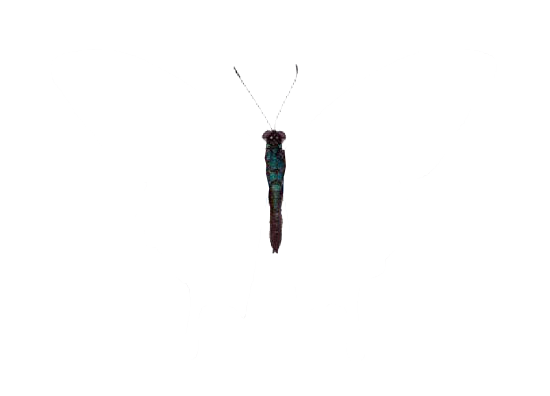
#> input picture tools/particle/src/蝴蝶-中.png, 550 x 396 px; its folder holds 3 pictures in this run
$ python make_butterfly_burst.py
#> lines starting #> are read from the running program, lines starting #| are printed output that depends on the picture
# -*- coding: utf-8 -*-
"""按设计图（金色蝴蝶攻击特效）生成所需粒子素材：

  蝴蝶 4 帧（32×32，2×2 图集 64×64）：
    帧0 完全展开 / 帧1 轻微收拢 / 帧2 翅膀合拢 / 帧3 重新展开
    素材仍用 AE 的三层（身体中轴 / 左翼 / 右翼），角度取 [0, 18, 38, 18]。

  星光（star）/ 光环（ring）/ 光点（dot）：程序化生成，加色混合用（透明底）。

输出：
  assets/galboss/textures/particle/butterfly_burst.png   (64×64)
  assets/galboss/textures/particle/burst_star.png        (48×48)
  assets/galboss/textures/particle/burst_ring.png        (64×64)
  assets/galboss/textures/particle/burst_dot.png         (32×32)
  预览：tools/particle/_preview/burst_*.png
"""
import os, math
from PIL import Image, ImageFilter, ImageChops

HERE = os.path.dirname(os.path.abspath(__file__))
SRC = os.path.join(HERE, 'src')
OUT = os.path.abspath(os.path.join(HERE, '..', '..', 'src', 'main', 'resources', 'assets', 'galboss', 'textures', 'particle'))
PREV = os.path.join(HERE, '_preview')

FRAME = 32
GOLD = [(168, 118, 44), (198, 142, 62), (224, 166, 84), (240, 190, 108), (250, 214, 138), (255, 236, 180), (255, 250, 224)]


def ramp(t):
    t = max(0.0, min(1.0, t))
    x = t * (len(GOLD) - 1)
    i = int(x)
    if i >= len(GOLD) - 1:
        return GOLD[-1]
    f = x - i
    a, b = GOLD[i], GOLD[i + 1]
    return tuple(int(round(a[k] + (b[k] - a[k]) * f)) for k in range(3))


def load_cutout(name):
#> called with name = '蝴蝶-中.png'
    im = Image.open(os.path.join(SRC, name)).convert('RGBA')
#> im is the input picture: PIL image 550x396 RGBA; mean R, G, B, A 188.3, 197.6, 212.2, 2.3
    px = im.load()
    for y in range(im.height):
        for x in range(im.width):
            r, g, b, a = px[x, y]
            mx, mn = max(r, g, b), min(r, g, b)
            sat = mx - mn
            if mx > 228 and sat < 26:
                px[x, y] = (0, 0, 0, 0)
            elif mx > 205 and sat < 40:
                k = (mx - 205) / 51.0
                px[x, y] = (r, g, b, int(a * (1.0 - k) * 0.85))
    return im


def goldify(im):
    out = Image.new('RGBA', im.size)
#> out: PIL image 550x396 RGBA; every value is 0
    sp, dp = im.load(), out.load()
    for y in range(im.height):
        for x in range(im.width):
            r, g, b, a = sp[x, y]
            if a == 0:
                continue
            lum = (0.30 * r + 0.59 * g + 0.11 * b) / 255.0
            sat = (max(r, g, b) - min(r, g, b)) / 255.0
            t = lum ** 0.85
            t = (0.62 + 0.36 * t) if sat > 0.28 else (0.34 + 0.56 * t)
            c = ramp(t)
            dp[x, y] = (c[0], c[1], c[2], a)
    return out


def make_butterfly_atlas():
    mid = goldify(load_cutout('蝴蝶-中.png'))
    left = goldify(load_cutout('蝴蝶-左.png'))
#> call 2 of load_cutout, with name = '蝴蝶-左.png'
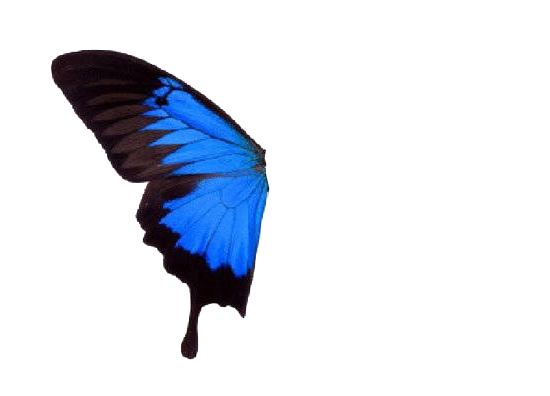
#> input picture tools/particle/src/蝴蝶-左.png, 550 x 396 px
#> in load_cutout, im is the input picture: PIL image 550x396 RGBA; mean R, G, B, A 221.8, 226.1, 234.2, 36.9
#> the loop in goldify (call 2), `for y in range(im.height):` made 396 passes
    right = goldify(load_cutout('蝴蝶-右.png'))
#> call 3 of load_cutout, with name = '蝴蝶-右.png'
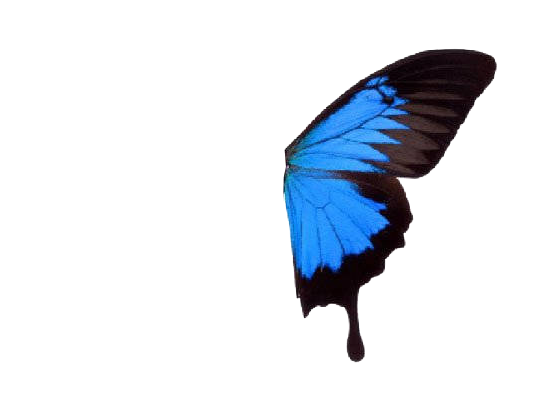
#> input picture tools/particle/src/蝴蝶-右.png, 550 x 396 px
#> in load_cutout, im is the input picture: PIL image 550x396 RGBA; mean R, G, B, A 222.9, 227.9, 234.4, 37.1
    bbox = mid.getbbox()
    px = bbox[0] + (bbox[2] - bbox[0]) * 0.5
    py = bbox[1] + (bbox[3] - bbox[1]) * 0.52

    angles = [0.0, -18.0, -38.0, -18.0]   # 上抬为负
    cells = []
    for ang in angles:
        l = left.rotate(ang, resample=Image.BICUBIC, center=(px, py))
        r = right.rotate(-ang, resample=Image.BICUBIC, center=(px, py))
        c = Image.new('RGBA', mid.size, (0, 0, 0, 0))
        c.alpha_composite(l)
        c.alpha_composite(r)
        c.alpha_composite(mid)
        cells.append(c)
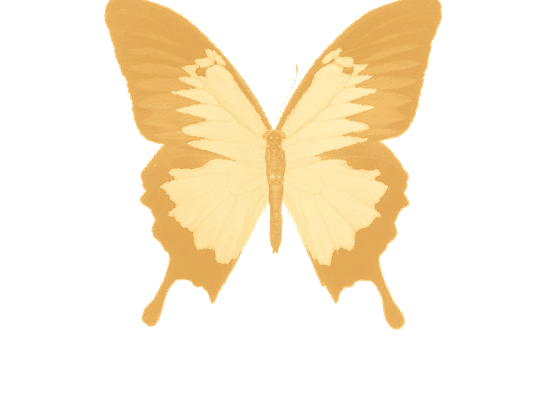
#> c: PIL image 550x396 RGBA; mean R, G, B, A 72.2, 60.2, 38.4, 74; transparent parts drawn white

    # 统一缩放：4 帧取最大包围盒，缩进 32×32（留 2px 边）
    allb = None
    for c in cells:
        b = c.getbbox()
        if b:
            allb = b if allb is None else (min(allb[0], b[0]), min(allb[1], b[1]), max(allb[2], b[2]), max(allb[3], b[3]))
#> this loop made 4 passes
    span = max(allb[2] - allb[0], allb[3] - allb[1])
    scale = (FRAME - 4) / span

    atlas = Image.new('RGBA', (FRAME * 2, FRAME * 2), (0, 0, 0, 0))
#> atlas: PIL image 64x64 RGBA; every value is 0
    for i, c in enumerate(cells):
        sw, sh = int(c.width * scale), int(c.height * scale)
        im2 = c.resize((sw, sh), Image.LANCZOS)
        cx, cy = int(px * scale), int(py * scale)
        cell = Image.new('RGBA', (FRAME, FRAME), (0, 0, 0, 0))
        cell.alpha_composite(im2, (FRAME // 2 - cx, FRAME // 2 - cy))
        atlas.alpha_composite(cell, ((i % 2) * FRAME, (i // 2) * FRAME))
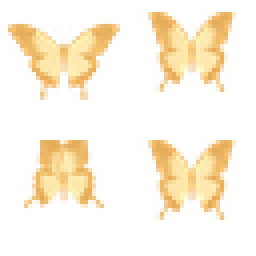
#> atlas: PIL image 64x64 RGBA (shown 4 times larger); mean R, G, B, A 86.2, 70.3, 42, 57.1; transparent parts drawn white
#| butterfly_burst.png (64, 64) 4648 B
    return atlas


def make_star(size=48):
    """4 角星光：长芒 + 短芒 + 中心亮核（加色混合用，RGB 亮金，alpha 由亮度给）。"""
#> called with size = 48
    im = Image.new('RGBA', (size, size), (0, 0, 0, 0))
#> im: PIL image 48x48 RGBA; every value is 0
    px = im.load()
    c = size / 2.0
    for y in range(size):
        for x in range(size):
            dx, dy = (x + 0.5 - c) / c, (y + 0.5 - c) / c
            r = math.hypot(dx, dy)
            ax, ay = abs(dx), abs(dy)
            # 十字长芒（水平/垂直），带一点柔化
            ray = max(0.0, 1.0 - min(ax, ay * 9.0)) * max(0.0, 1.0 - ay) + max(0.0, 1.0 - min(ay, ax * 9.0)) * max(0.0, 1.0 - ax)
            # 斜向短芒
            d1 = abs((dx + dy) / 1.414)
            d2 = abs((dx - dy) / 1.414)
            ray2 = 0.55 * (max(0.0, 1.0 - min(d1, d2 * 11.0)) * max(0.0, 1.0 - d2))
            core = max(0.0, 1.0 - r * 2.6) ** 1.5
            v = min(1.0, 0.9 * core + 0.85 * ray + 0.5 * ray2)
            if v <= 0.02:
                continue
            col = ramp(0.62 + 0.38 * v)
            px[x, y] = (col[0], col[1], col[2], int(255 * min(1.0, v)))
    return im.filter(ImageFilter.GaussianBlur(0.35))
#| burst_star.png (48, 48) 3458 B


def make_ring(size=64, thickness=0.10):
    """透视椭圆光环（俯视效果，加色混合）。"""
#> called with size = 64, thickness = 0.1
    im = Image.new('RGBA', (size, size), (0, 0, 0, 0))
    px = im.load()
    c = size / 2.0
    for y in range(size):
        for x in range(size):
            dx = (x + 0.5 - c) / c
            dy = (y + 0.5 - c) / (c * 0.62)   # 压扁成俯视椭圆
            r = math.hypot(dx, dy)
            d = abs(r - 1.0)
            if d > thickness * 2.2:
                continue
            v = max(0.0, 1.0 - d / (thickness * 2.2))
            col = ramp(0.55 + 0.45 * v)
            px[x, y] = (col[0], col[1], col[2], int(255 * v ** 1.4))
    return im.filter(ImageFilter.GaussianBlur(0.4))
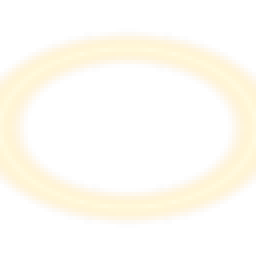
#> returned value: PIL image 64x64 RGBA (shown 4 times larger); mean R, G, B, A 91.7, 82.8, 61.4, 40.1; transparent parts drawn white
#> call 3 of save, with name = 'burst_ring.png', preview_scale = 8
#> in save (call 3), `prev.alpha_composite(im.resize((pw, ph), Image.NEAREST))`:
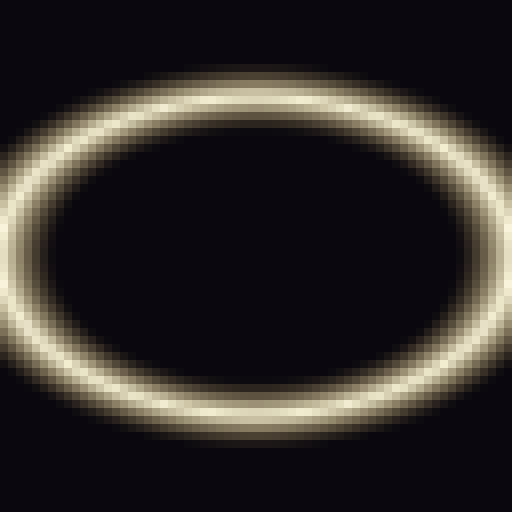
#> prev: PIL image 512x512 RGBA; mean R, G, B, A 48.4, 44.1, 41.6, 255
#| burst_ring.png (64, 64) 3460 B


def make_dot(size=32):
    """柔和光点（加色混合）。"""
#> called with size = 32
    im = Image.new('RGBA', (size, size), (0, 0, 0, 0))
    px = im.load()
    c = size / 2.0
    for y in range(size):
        for x in range(size):
            r = math.hypot((x + 0.5 - c) / c, (y + 0.5 - c) / c)
            v = max(0.0, 1.0 - r) ** 2.2
            if v <= 0.01:
                continue
            col = ramp(0.62 + 0.38 * v)
            px[x, y] = (col[0], col[1], col[2], int(255 * v))
    return im


def save(im, name, preview_scale=8):
    os.makedirs(OUT, exist_ok=True)
    im.save(os.path.join(OUT, name))
    os.makedirs(PREV, exist_ok=True)
    pw, ph = im.width * preview_scale, im.height * preview_scale
    prev = Image.new('RGBA', (pw, ph), (10, 8, 14, 255))
    prev.alpha_composite(im.resize((pw, ph), Image.NEAREST))
    prev.save(os.path.join(PREV, 'burst_' + name.replace('.png', '_preview.png')))
    print(name, im.size, os.path.getsize(os.path.join(OUT, name)), 'B')


if __name__ == '__main__':
    save(make_butterfly_atlas(), 'butterfly_burst.png')
    save(make_star(), 'burst_star.png')
    save(make_ring(), 'burst_ring.png')
    save(make_dot(), 'burst_dot.png')
#> call 4 of save, with name = 'burst_dot.png', preview_scale = 8
#> in save (call 4), `prev.alpha_composite(im.resize((pw, ph), Image.NEAREST))`:
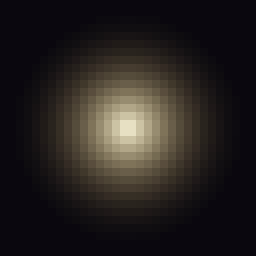
#> prev: PIL image 256x256 RGBA; mean R, G, B, A 37.9, 33.2, 31.3, 255
#| burst_dot.png (32, 32) 955 B
